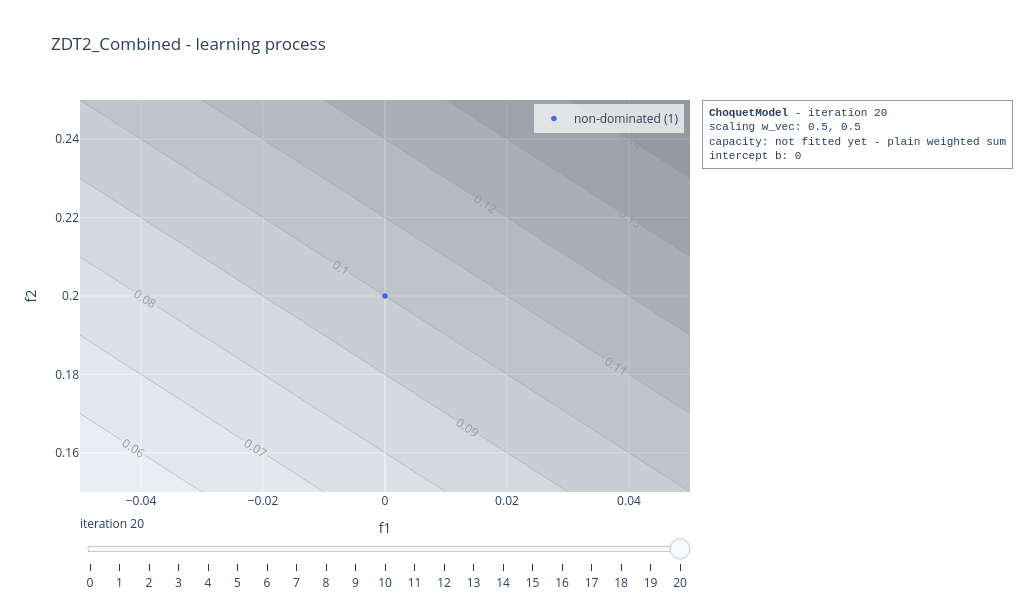

Write notebook code for a chart like this one.
### Code cell
choquet_model.visualise("learning", plot_scalarisation = True, show = False)

### Figure 1 — Plotly figure (JSON) as saved in the notebook; plotly's stock layout.template omitted (floating-point values rounded to 4 significant figures; data arrays with more than 128 entries replaced by an {"elided": "..."} marker saying what was removed)
{"data": [{"marker": {"color": "royalblue", "size": 5.5}, "mode": "markers", "name": "non-dominated (1)", "type": "scatter", "x": [0.0], "y": [0.2]}, {"colorscale": [[0, "rgb(255,255,255)"], [0.125, "rgb(240,240,240)"], [0.25, "rgb(217,217,217)"], [0.375, "rgb(189,189,189)"], [0.5, "rgb(150,150,150)"], [0.625, "rgb(115,115,115)"], [0.75, "rgb(82,82,82)"], [0.875, "rgb(37,37,37)"], [1, "rgb(0,0,0)"]], "contours": {"showlabels": true}, "opacity": 0.35, "showlegend": false, "showscale": false, "type": "contour", "x": [-0.05, -0.04831, -0.04661, -0.04492, -0.04322, -0.04153, -0.03983, -0.03814, -0.03644, -0.03475, -0.03305, -0.03136, -0.02966, -0.02797, -0.02627, -0.02458, -0.02288, -0.02119, -0.01949, -0.0178, -0.0161, -0.01441, -0.01271, -0.01102, -0.009322, -0.007627, -0.005932, -0.004237, -0.002542, -0.0008475, 0.0008475, 0.002542, 0.004237, 0.005932, 0.007627, 0.009322, 0.01102, 0.01271, 0.01441, 0.0161, 0.0178, 0.01949, 0.02119, 0.02288, 0.02458, 0.02627, 0.02797, 0.02966, 0.03136, 0.03305, 0.03475, 0.03644, 0.03814, 0.03983, 0.04153, 0.04322, 0.04492, 0.04661, 0.04831, 0.05], "y": [0.15, 0.1517, 0.1534, 0.1551, 0.1568, 0.1585, 0.1602, 0.1619, 0.1636, 0.1653, 0.1669, 0.1686, 0.1703, 0.172, 0.1737, 0.1754, 0.1771, 0.1788, 0.1805, 0.1822, 0.1839, 0.1856, 0.1873, 0.189, 0.1907, 0.1924, 0.1941, 0.1958, 0.1975, 0.1992, 0.2008, 0.2025, 0.2042, 0.2059, 0.2076, 0.2093, 0.211, 0.2127, 0.2144, 0.2161, 0.2178, 0.2195, 0.2212, 0.2229, 0.2246, 0.2263, 0.228, 0.2297, 0.2314, 0.2331, 0.2347, 0.2364, 0.2381, 0.2398, 0.2415, 0.2432, 0.2449, 0.2466, 0.2483, 0.25], "z": {"elided": "60x60 float values"}}], "layout": {"annotations": [{"align": "left", "bgcolor": "rgba(255,255,255,0.85)", "bordercolor": "#999999", "borderpad": 6, "borderwidth": 1, "font": {"family": "Courier New, monospace", "size": 11}, "showarrow": false, "text": "<b>ChoquetModel</b> - iteration 20<br>scaling w_vec: 0.5, 0.5<br>capacity: not fitted yet - plain weighted sum<br>intercept b: 0", "x": 1.02, "xanchor": "left", "xref": "paper", "y": 1, "yanchor": "top", "yref": "paper"}], "height": 600, "legend": {"bgcolor": "rgba(255,255,255,0.7)", "x": 0.99, "xanchor": "right", "y": 0.99, "yanchor": "top"}, "margin": {"r": 330}, "showlegend": true, "sliders": [{"active": 20, "currentvalue": {"prefix": "iteration "}, "steps": [{"args": [["0"], {"frame": {"redraw": true}, "mode": "immediate"}], "label": "0", "method": "animate"}, {"args": [["1"], {"frame": {"redraw": true}, "mode": "immediate"}], "label": "1", "method": "animate"}, {"args": [["2"], {"frame": {"redraw": true}, "mode": "immediate"}], "label": "2", "method": "animate"}, {"args": [["3"], {"frame": {"redraw": true}, "mode": "immediate"}], "label": "3", "method": "animate"}, {"args": [["4"], {"frame": {"redraw": true}, "mode": "immediate"}], "label": "4", "method": "animate"}, {"args": [["5"], {"frame": {"redraw": true}, "mode": "immediate"}], "label": "5", "method": "animate"}, {"args": [["6"], {"frame": {"redraw": true}, "mode": "immediate"}], "label": "6", "method": "animate"}, {"args": [["7"], {"frame": {"redraw": true}, "mode": "immediate"}], "label": "7", "method": "animate"}, {"args": [["8"], {"frame": {"redraw": true}, "mode": "immediate"}], "label": "8", "method": "animate"}, {"args": [["9"], {"frame": {"redraw": true}, "mode": "immediate"}], "label": "9", "method": "animate"}, {"args": [["10"], {"frame": {"redraw": true}, "mode": "immediate"}], "label": "10", "method": "animate"}, {"args": [["11"], {"frame": {"redraw": true}, "mode": "immediate"}], "label": "11", "method": "animate"}, {"args": [["12"], {"frame": {"redraw": true}, "mode": "immediate"}], "label": "12", "method": "animate"}, {"args": [["13"], {"frame": {"redraw": true}, "mode": "immediate"}], "label": "13", "method": "animate"}, {"args": [["14"], {"frame": {"redraw": true}, "mode": "immediate"}], "label": "14", "method": "animate"}, {"args": [["15"], {"frame": {"redraw": true}, "mode": "immediate"}], "label": "15", "method": "animate"}, {"args": [["16"], {"frame": {"redraw": true}, "mode": "immediate"}], "label": "16", "method": "animate"}, {"args": [["17"], {"frame": {"redraw": true}, "mode": "immediate"}], "label": "17", "method": "animate"}, {"args": [["18"], {"frame": {"redraw": true}, "mode": "immediate"}], "label": "18", "method": "animate"}, {"args": [["19"], {"frame": {"redraw": true}, "mode": "immediate"}], "label": "19", "method": "animate"}, {"args": [["20"], {"frame": {"redraw": true}, "mode": "immediate"}], "label": "20", "method": "animate"}]}], "title": {"text": "ZDT2_Combined - learning process"}, "width": 1020, "xaxis": {"range": [-0.05, 0.05], "title": {"text": "f1"}}, "yaxis": {"range": [0.15, 0.25], "title": {"text": "f2"}}}}
